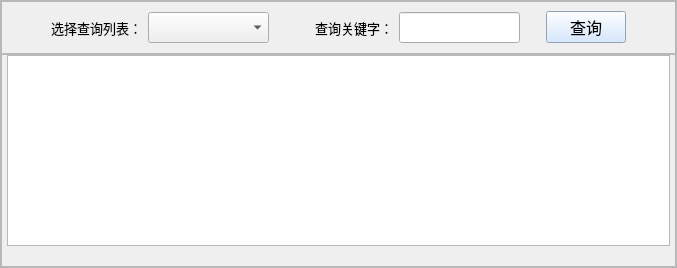
               <widget class="QWidget" name="stuInfoQueryPage">
                <layout class="QFormLayout" name="formLayout_12">
                 <property name="horizontalSpacing">
                  <number>0</number>
                 </property>
                 <property name="verticalSpacing">
                  <number>0</number>
                 </property>
                 <property name="leftMargin">
                  <number>0</number>
                 </property>
                 <property name="topMargin">
                  <number>0</number>
                 </property>
                 <property name="rightMargin">
                  <number>0</number>
                 </property>
                 <property name="bottomMargin">
                  <number>0</number>
                 </property>
                 <item row="0" column="0" colspan="2">
                  <widget class="QFrame" name="frame_36">
                   <property name="sizePolicy">
                    <sizepolicy hsizetype="Expanding" vsizetype="Expanding">
                     <horstretch>0</horstretch>
                     <verstretch>0</verstretch>
                    </sizepolicy>
                   </property>
                   <property name="minimumSize">
                    <size>
                     <width>100</width>
                     <height>100</height>
                    </size>
                   </property>
                   <property name="frameShape">
                    <enum>QFrame::StyledPanel</enum>
                   </property>
                   <property name="frameShadow">
                    <enum>QFrame::Raised</enum>
                   </property>
                   <layout class="QVBoxLayout" name="verticalLayout_17">
                    <property name="spacing">
                     <number>0</number>
                    </property>
                    <property name="leftMargin">
                     <number>0</number>
                    </property>
                    <property name="topMargin">
                     <number>0</number>
                    </property>
                    <property name="rightMargin">
                     <number>0</number>
                    </property>
                    <property name="bottomMargin">
                     <number>0</number>
                    </property>
                    <item>
                     <widget class="QFrame" name="frame_37">
                      <property name="sizePolicy">
                       <sizepolicy hsizetype="Expanding" vsizetype="Expanding">
                        <horstretch>0</horstretch>
                        <verstretch>2</verstretch>
                       </sizepolicy>
                      </property>
                      <property name="styleSheet">
                       <string notr="true">QPushButton{
	background-color: rgb(202, 225, 255);
	font: 12pt &quot;黑体&quot;;
	color: rgb(0, 0, 0);	
}
QPushButton:pressed{
	background-color: rgb(119, 144, 255);
	color: rgb(255, 255, 255);
	padding-bottom:3px;
	padding-left:3px;
}
QLabel{
	font: 10pt &quot;黑体&quot;;
}
QPushButton:hover{
	background-color: rgb(119, 144, 255);
	color: rgb(255, 255, 255);
}</string>
                      </property>
                      <property name="frameShape">
                       <enum>QFrame::StyledPanel</enum>
                      </property>
                      <property name="frameShadow">
                       <enum>QFrame::Raised</enum>
                      </property>
                      <layout class="QHBoxLayout" name="horizontalLayout_22">
                       <item>
                        <spacer name="horizontalSpacer_38">
                         <property name="orientation">
                          <enum>Qt::Horizontal</enum>
                         </property>
                         <property name="sizeHint" stdset="0">
                          <size>
                           <width>40</width>
                           <height>20</height>
                          </size>
                         </property>
                        </spacer>
                       </item>
                       <item>
                        <widget class="QLabel" name="label">
                         <property name="font">
                          <font>
                           <family>黑体</family>
                           <pointsize>10</pointsize>
                           <weight>50</weight>
                           <italic>false</italic>
                           <bold>false</bold>
                          </font>
                         </property>
                         <property name="text">
                          <string>选择查询列表：</string>
                         </property>
                        </widget>
                       </item>
                       <item>
                        <widget class="QComboBox" name="cboSelect">
                         <property name="sizePolicy">
                          <sizepolicy hsizetype="Fixed" vsizetype="Fixed">
                           <horstretch>0</horstretch>
                           <verstretch>0</verstretch>
                          </sizepolicy>
                         </property>
                         <property name="minimumSize">
                          <size>
                           <width>121</width>
                           <height>31</height>
                          </size>
                         </property>
                         <property name="maximumSize">
                          <size>
                           <width>121</width>
                           <height>31</height>
                          </size>
                         </property>
                        </widget>
                       </item>
                       <item>
                        <spacer name="horizontalSpacer_40">
                         <property name="orientation">
                          <enum>Qt::Horizontal</enum>
                         </property>
                         <property name="sizeType">
                          <enum>QSizePolicy::Fixed</enum>
                         </property>
                         <property name="sizeHint" stdset="0">
                          <size>
                           <width>40</width>
                           <height>20</height>
                          </size>
                         </property>
                        </spacer>
                       </item>
                       <item>
                        <widget class="QLabel" name="label_27">
                         <property name="font">
                          <font>
                           <family>黑体</family>
                           <pointsize>10</pointsize>
                           <weight>50</weight>
                           <italic>false</italic>
                           <bold>false</bold>
                          </font>
                         </property>
                         <property name="text">
                          <string>查询关键字：</string>
                         </property>
                        </widget>
                       </item>
                       <item>
                        <widget class="QLineEdit" name="editKey">
                         <property name="sizePolicy">
                          <sizepolicy hsizetype="Fixed" vsizetype="Fixed">
                           <horstretch>0</horstretch>
                           <verstretch>0</verstretch>
                          </sizepolicy>
                         </property>
                         <property name="minimumSize">
                          <size>
                           <width>121</width>
                           <height>31</height>
                          </size>
                         </property>
                         <property name="maximumSize">
                          <size>
                           <width>121</width>
                           <height>31</height>
                          </size>
                         </property>
                        </widget>
                       </item>
                       <item>
                        <spacer name="horizontalSpacer_41">
                         <property name="orientation">
                          <enum>Qt::Horizontal</enum>
                         </property>
                         <property name="sizeType">
                          <enum>QSizePolicy::Fixed</enum>
                         </property>
                         <property name="sizeHint" stdset="0">
                          <size>
                           <width>20</width>
                           <height>20</height>
                          </size>
                         </property>
                        </spacer>
                       </item>
                       <item>
                        <widget class="QPushButton" name="btnQuery">
                         <property name="font">
                          <font>
                           <family>黑体</family>
                           <pointsize>12</pointsize>
                           <weight>50</weight>
                           <italic>false</italic>
                           <bold>false</bold>
                          </font>
                         </property>
                         <property name="text">
                          <string>查询</string>
                         </property>
                        </widget>
                       </item>
                       <item>
                        <spacer name="horizontalSpacer_39">
                         <property name="orientation">
                          <enum>Qt::Horizontal</enum>
                         </property>
                         <property name="sizeHint" stdset="0">
                          <size>
                           <width>40</width>
                           <height>20</height>
                          </size>
                         </property>
                        </spacer>
                       </item>
                      </layout>
                     </widget>
                    </item>
                    <item>
                     <widget class="QFrame" name="frame_38">
                      <property name="sizePolicy">
                       <sizepolicy hsizetype="Expanding" vsizetype="Expanding">
                        <horstretch>0</horstretch>
                        <verstretch>8</verstretch>
                       </sizepolicy>
                      </property>
                      <property name="styleSheet">
                       <string notr="true">QTableWidget QHeaderView::section {
	background-color: rgb(227, 87, 255); /* 设置表头背景色 */
    padding: 5px; /* 内边距，可调整内容与边框间距 */
    border: 1px solid #ccc; /* 表头单元格边框 */
    text-align: center; /* 文本左对齐，也可设为center等 */
}

QTableWidgetItem {
	font: 12pt &quot;楷体&quot;;
	color: rgb(0, 0, 0);
}

QPushButton{
	background-color: rgb(202, 225, 255);
	font: 12pt &quot;黑体&quot;;
	color: rgb(0, 0, 0);	
}
QPushButton:pressed{
	background-color: rgb(119, 144, 255);
	color: rgb(255, 255, 255);
	padding-bottom:3px;
	padding-left:3px;
}
QPushButton:hover{
	background-color: rgb(119, 144, 255);
	color: rgb(255, 255, 255);
}</string>
                      </property>
                      <property name="frameShape">
                       <enum>QFrame::StyledPanel</enum>
                      </property>
                      <property name="frameShadow">
                       <enum>QFrame::Raised</enum>
                      </property>
                      <layout class="QFormLayout" name="formLayout_13">
                       <property name="horizontalSpacing">
                        <number>0</number>
                       </property>
                       <property name="verticalSpacing">
                        <number>0</number>
                       </property>
                       <property name="leftMargin">
                        <number>5</number>
                       </property>
                       <property name="topMargin">
                        <number>0</number>
                       </property>
                       <property name="rightMargin">
                        <number>5</number>
                       </property>
                       <property name="bottomMargin">
                        <number>20</number>
                       </property>
                       <item row="0" column="0" colspan="2">
                        <widget class="QTableWidget" name="tableWidget_7"/>
                       </item>
                      </layout>
                     </widget>
                    </item>
                   </layout>
                  </widget>
                 </item>
                </layout>
               </widget>
